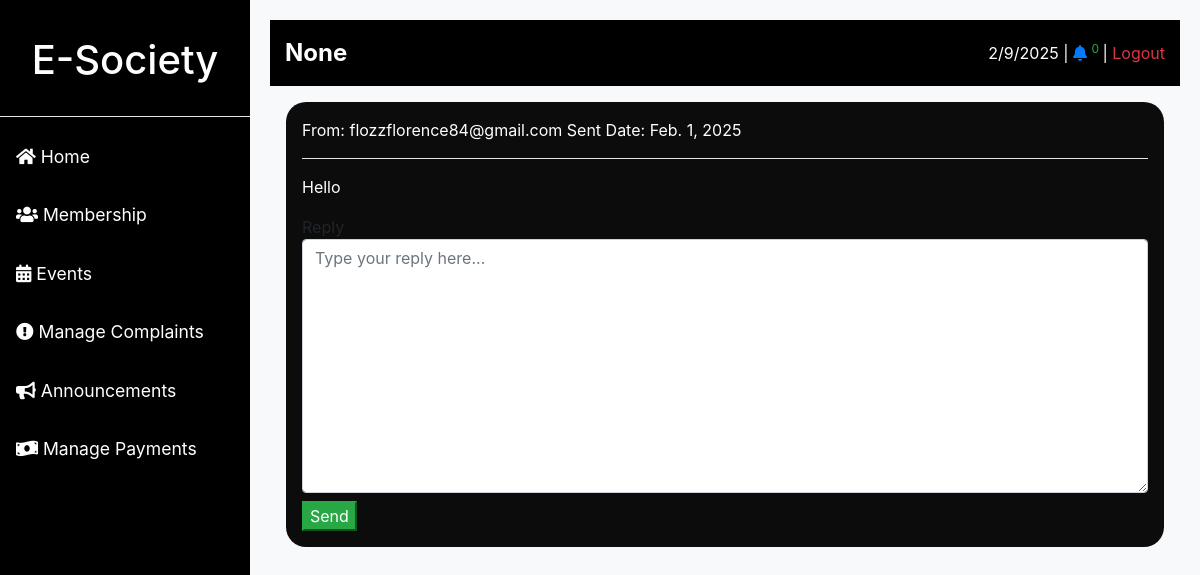
/complaint/9/ (signed in), run on the app's committed database.
### base/models.py (models this page shows, shortened)
class User(AbstractUser):
    second_name = models.CharField(max_length=20, null=True)
    age = models.PositiveIntegerField(null=True)
    gender = models.ForeignKey(Gender, null=True, on_delete=models.CASCADE)
    marital_status = models.ForeignKey(MaritalStatus, null=True, on_delete=models.CASCADE)
    phone = models.PositiveIntegerField(null=True, unique=True)
    email = models.CharField(max_length=50, null=True, unique=True)
    society = models.ForeignKey(Society, null=True, on_delete=models.CASCADE)
    USERNAME_FIELD = 'email'
    REQUIRED_FIELDS = []

class Society(models.Model):
    name = models.CharField(max_length=100, null=True, unique=True)
    certificate = models.ImageField(upload_to="certificates/", null=True)

class Complaint(models.Model):
        user = models.ForeignKey(User, null=True, on_delete=models.CASCADE)
        description = models.TextField(null=True)
        date = models.DateField(null=True)
        is_solved = models.BooleanField(default=False)

### base/views.py (the view)
# urls.py: path('complaint/<int:id>/', views.complaint, name='complaint-url'),
@login_required(login_url='signin-url')
def complaint(request, id):
        complaint = Complaint.objects.get(id=id)
        return render(request, 'complaint.html', {'complaint': complaint})

### base/context_processors.py (called while the page is built)
def notification_count(request):
    event_count = 0
    if request.user.is_authenticated:
        complaints = Complaint.objects.filter(
            user__society=request.user.society, is_solved=False
        )
        events = Event.objects.filter(society__user=request.user, is_done=False)
        count = complaints.count() + events.count()
        event_count = events.count()
    else:
        count = 0  # If user is not logged in, return 0
    return {"notification_count": count, "events_count": event_count}

    def process_request(self, request):
        otps = OTP.objects.filter(is_used=False)
        for otp in otps:
            expire_time = otp.expire_time
            if expire_time <= timezone.now():
                otp.is_used = True
                otp.save()
                otp.delete()
        return None

### templates/complaint.html (shortened to what this page needs)
{% extends "main.html" %}
{% block content %}
<div class="complaint-container m-3 p-3" style="background-color: #0c0c0c; border-radius: 20px">
    <p class="text-white">From: {{ complaint.user.email }} Sent Date: {{ complaint.date }}</p>
    <hr class="bg-white">
    <p class="text-white">{{ complaint.description }}</p>
    <form action="{% url 'complaint-reply-url' complaint.id %}" method="post">
        <label class="w-100">
            Reply <br>
            <textarea class="form-control" name="reply" rows="10" cols="50" placeholder="Type your reply here..."></textarea>
        </label><br>
        <button class="btn-success" type="submit">Send</button>
    </form>
</div>
{% endblock %}

### templates/main.html (shortened to what this page needs)
{% load static %}
<!DOCTYPE html>
<html lang="en">
<head>
    <link href="https://stackpath.bootstrapcdn.com/bootstrap/4.5.2/css/bootstrap.min.css" rel="stylesheet">
    <link rel="stylesheet" href="https://cdnjs.cloudflare.com/ajax/libs/font-awesome/5.15.4/css/all.min.css">
    <link rel="stylesheet" href="{% static 'bootstrap/css/main.css' %}">
</head>
<body>
<div class="main-container">
    <div class="sidebar">
        <h1 class="w-100 text-center text-white p-3">
            E-Society
        </h1>
        <hr class="bg-white">
        {% if request.user.is_authenticated %}
            <a href="{% url 'dashboard-url' %}" class="btn text-left">
                <i class="fas fa-home"></i> Home
            </a>
            <a href="{% url 'members-url' %}" class="btn text-left">
                <i class="fas fa-users"></i> Membership
            </a>
            <a href="{% url 'events-url' %}" class="btn text-left">
                <i class="fas fa-calendar-alt"></i> Events
            </a>
            <a href="{% url 'complaints-url' %}" class="btn text-left">
                <i class="fas fa-exclamation-circle"></i> Manage Complaints
            </a>
            <a href="#" class="btn text-left">
                <i class="fas fa-bullhorn"></i> Announcements
            </a>
            <a href="#" class="btn text-left">
                <i class="fas fa-money-bill-wave"></i> Manage Payments
            </a>
        {% endif %}
    </div>
    <div class="content" >
        <div class="top-nav mb-3">
            <div class="society-name">
                <span>{{ request.user.society.name }}</span>
            </div>
            {% if request.user.is_authenticated %}
                <div>
                    <span id="current-date"></span> |
                    <span>
                        <a href="{% url 'complaints-url' %}">
                            <i class="fas fa-bell"></i>
                            <sup class="text-success">
                                {{ notification_count }}
                            </sup>
                        </a>
                    </span> |
                    <a href="{% url 'logout-url' %}" class="text-danger">Logout</a>
                </div>
            {% endif %}
        </div>
        {% block content %}{% endblock %}
    </div>
</div>
</body>
</html>

### data on the page
User: user.society.name "None"
Complaint: user.email "flozzflorence84@gmail.com", date "Feb. 1, 2025", description "Hello"

### other printed values
{{ notification_count }} "0"
